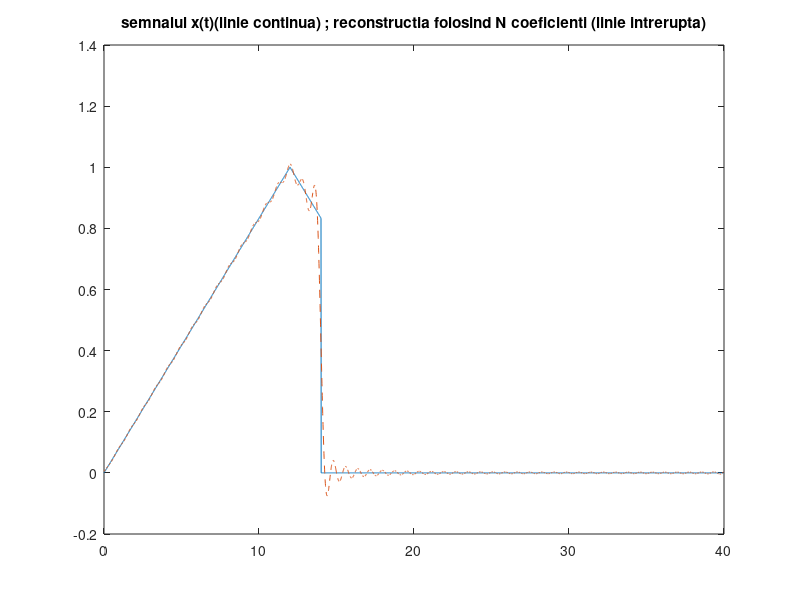
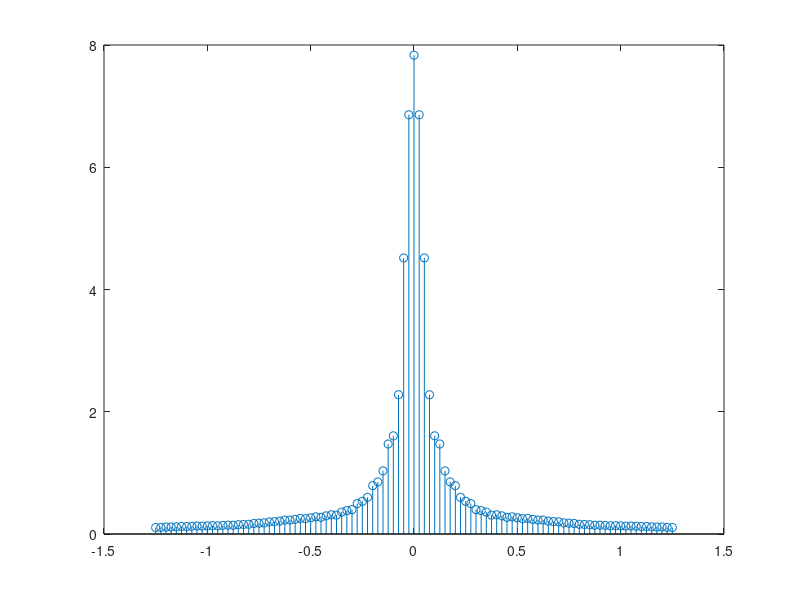

The MATLAB source for these figures, in order:
P=40; 
D=14; 
w0=2*pi/P; 
t_tr=0:0.01:D;
x_tr= sawtooth((pi/12)*t_tr,0.5)/2+0.5; 
t = 0:0.01:P; 
x = zeros(1,length(t)); 
x(t<=D)=x_tr; 
figure(1);
plot(t,x); 
title('semnalul x(t)(linie continua) ; reconstructia folosind N coeficienti (linie intrerupta)');
hold on;


for k=-50:50
    x_t = x_tr;
    x_t = x_t .* exp(-j*k*w0*t_tr); 
    X(k+51)=0; 
    for i = 1: length(t_tr)-1
        X(k+51) = X(k+51) + (t_tr(i+1)-t_tr(i))* (x_t(i)+x_t(i+1))/2; 
    end
end
    


for i = 1: length(t)
    x_finit(i) = 0;
    for k=-50:50
        x_finit(i) = x_finit(i) + (1/P)*X(k+51)*exp(j*k*w0*t(i)); 
    end
end
plot(t,x_finit,'--'); 
figure(2);
w=-50*w0:w0:50*w0; 
stem(w/(2*pi),abs(X)); 

